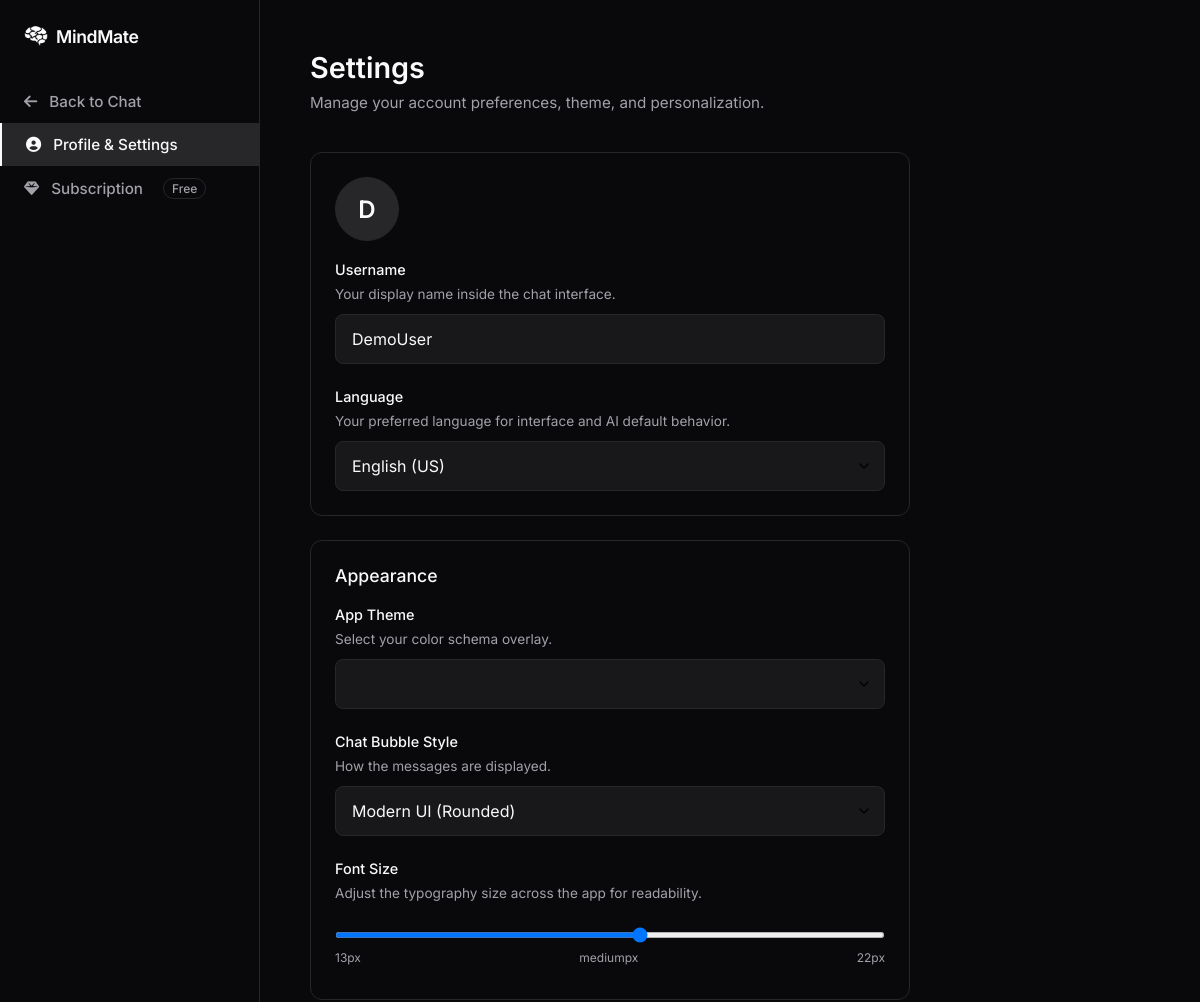
The page /profile/ (signed in, upper part) on the database as committed earlier.
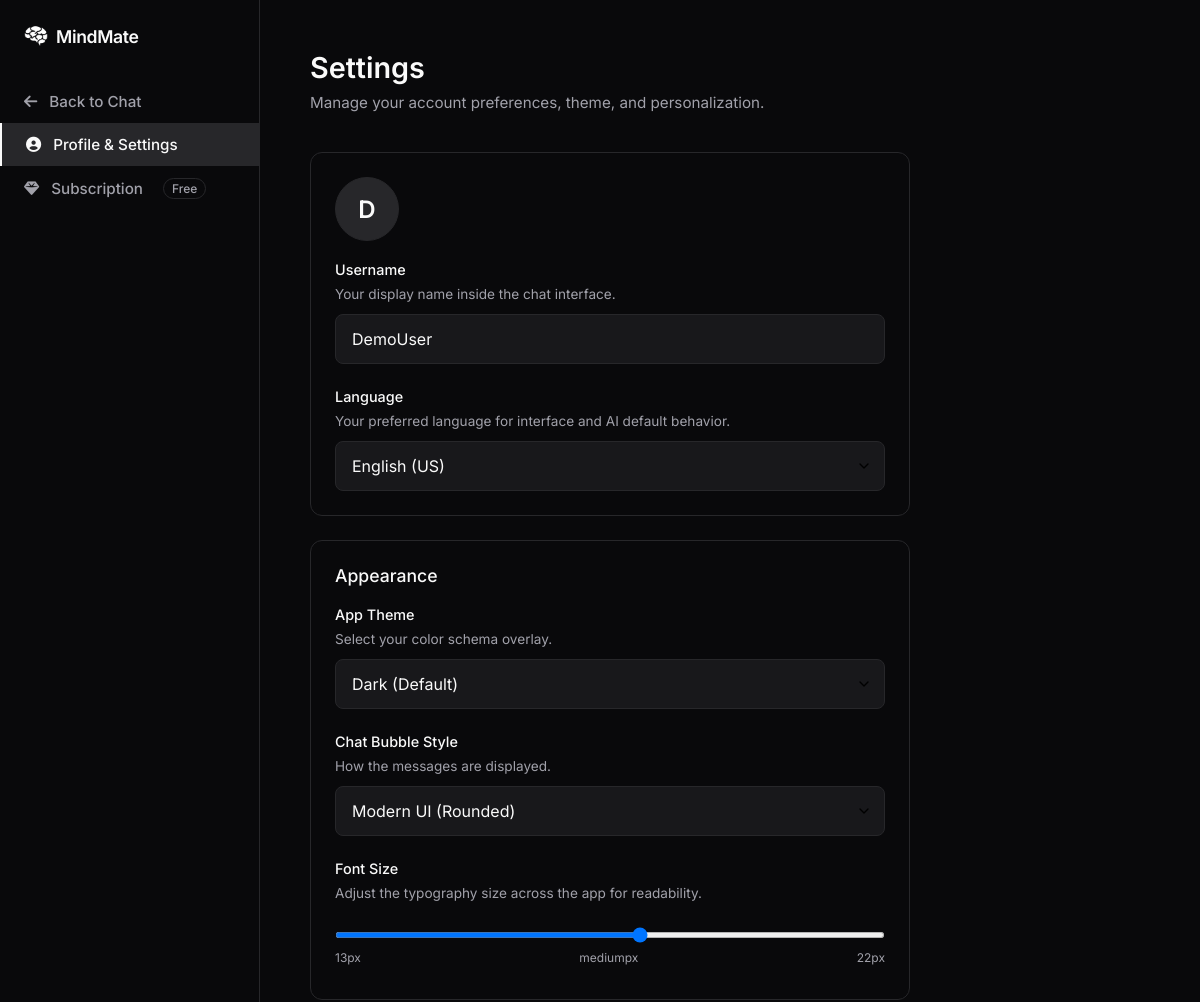
The same page on the database as committed later.
### chat/models.py (models this page shows, shortened)
class UserProfile(models.Model):
    user = models.OneToOneField(User, on_delete=models.CASCADE)
    memory_vault = models.TextField(default="[]")
    theme_preference = models.CharField(max_length=20, default="dark")
    font_size = models.CharField(max_length=10, default="medium")
    language = models.CharField(max_length=20, default="English")
    bubble_style = models.CharField(max_length=20, default="modern")

### chat/views.py (the view)
# urls.py: path('profile/', views.profile_view, name='profile'),
@csrf_exempt
@login_required(login_url='login')
def profile_view(request):
    user = request.user
    profile, _ = UserProfile.objects.get_or_create(user=user)
    return render(request, 'chat/profile.html', {'user': user, 'profile': profile})

### chat/templates/chat/profile.html (shortened to what this page needs)
<!DOCTYPE html>
{% load static %}
<html lang="en">
<head>
    <link rel="stylesheet" href="https://cdnjs.cloudflare.com/ajax/libs/font-awesome/6.4.0/css/all.min.css">
</head>
<body id="themeBody">
    <aside class="sidebar">
        <a href="{% url 'index' %}" class="logo">
            <img src="{% static 'img/logo.png' %}" alt="Logo" style="width: 24px; height: 24px; border-radius: 4px; object-fit: cover;">
            MindMate
        </a>
        <a href="{% url 'index' %}" class="nav-link">
            <i class="fas fa-arrow-left"></i> Back to Chat
        </a>
        <a href="#" class="nav-link active">
            <i class="fas fa-user-circle"></i> Profile & Settings
        </a>
        <a href="#" class="nav-link">
            <i class="fas fa-gem"></i> Subscription <span class="badge-pro">Free</span>
        </a>
    </aside>
    <main class="main-content">
        <div class="header-section">
            <h1>Settings</h1>
            <p>Manage your account preferences, theme, and personalization.</p>
        </div>
        <div id="settingsCard1" class="settings-card">
                <div class="avatar-preview" id="avatarPreview">
                    {{ user.username|make_list|first|upper }}
                </div>
                <div class="form-group">
                    <label>Username</label>
                    <span class="help-text">Your display name inside the chat interface.</span>
                    <input type="text" id="usernameInput" class="form-control" value="{{ user.username }}" required>
                </div>
                <div class="form-group">
                    <label>Language</label>
                    <span class="help-text">Your preferred language for interface and AI default behavior.</span>
                    <select id="languageSelect" class="form-control">
                        <option value="English" {% if profile.language == 'English' %}selected{% endif %}>English (US)</option>
                    </select>
                </div>
            </div>
            <div class="settings-card">
                <h3 style="margin-bottom: 20px; font-weight: 500; font-size: 1.1rem;">Appearance</h3>
                <div class="form-group">
                    <label>App Theme</label>
                    <span class="help-text">Select your color schema overlay.</span>
                    <select id="themeSelect" class="form-control">
                        <option value="dark" {% if profile.theme_preference == 'dark' %}selected{% endif %}>Dark (Default)</option>
                    </select>
                </div>
                <div class="form-group">
                    <label>Chat Bubble Style</label>
                    <span class="help-text">How the messages are displayed.</span>
                    <select id="bubbleSelect" class="form-control">
                        <option value="modern" {% if profile.bubble_style == 'modern' %}selected{% endif %}>Modern UI (Rounded)</option>
                    </select>
                </div>
                <div class="form-group" style="margin-bottom: 0;">
                    <label>Font Size</label>
                    <span class="help-text">Adjust the typography size across the app for readability.</span>
                    <div style="padding: 10px 0;">
                        <input type="range" id="fontSizeRange" min="13" max="22" class="form-control" value="{{ profile.font_size|default:'15' }}" style="padding: 0; cursor: pointer; border: none; height: 6px; background: var(--bg-hover);">
                        <div style="display:flex; justify-content:space-between; margin-top: 8px; font-size: 0.75rem; color: var(--text-secondary);">
                            <span>13px</span>
                            <span id="fontSizeLabel">{{ profile.font_size|default:'15' }}px</span>
                            <span>22px</span>
                        </div>
                    </div>
                </div>
            </div>
    </main>
</body>
</html>

### chat/templates/chat/profile.html (style rules this page uses)
:root, html[data-theme="dark"] { --bg-main: #09090b; --bg-panel: #09090b; --bg-hover: #27272a; --border-color: #27272a; --text-primary: #fafafa; --text-secondary: #a1a1aa; --focus-ring: #52525b; --accent: #fafafa; --accent-bg: #27272a; --input-bg: #18181b; }
* { box-sizing: border-box; margin: 0; padding: 0; font-family: 'Inter', sans-serif; }
body { background: var(--bg-main); color: var(--text-primary); height: 100vh; display: flex; font-size: 15px; -webkit-font-smoothing: antialiased; }
.sidebar { width: 260px; height: 100%; border-right: 1px solid var(--border-color); background: var(--bg-main); display: flex; flex-direction: column; padding: 24px 0; }
.logo { font-size: 1.1rem; font-weight: 600; letter-spacing: -0.02em; padding: 0 24px 32px; display: flex; align-items: center; gap: 8px; text-decoration: none; color: var(--text-primary); }
.nav-link { padding: 12px 24px; color: var(--text-secondary); text-decoration: none; font-weight: 500; font-size: 0.95rem; display: flex; align-items: center; gap: 12px; transition: all 0.2s; }
.nav-link.active { color: var(--text-primary); border-left: 2px solid var(--text-primary); background: var(--bg-hover); }
.main-content { flex: 1; padding: 50px; overflow-y: auto; }
.header-section { margin-bottom: 40px; max-width: 600px; }
.header-section h1 { font-size: 1.8rem; font-weight: 600; margin-bottom: 8px; }
.header-section p { color: var(--text-secondary); font-size: 0.95rem; }
.settings-card { background: var(--bg-panel); border: 1px solid var(--border-color); border-radius: 12px; padding: 24px; max-width: 600px; margin-bottom: 24px; }
.form-group { margin-bottom: 24px; }
.form-group:last-child { margin-bottom: 0; }
.form-group label { display: block; margin-bottom: 8px; font-size: 0.9rem; font-weight: 500; color: var(--text-primary); }
.form-group .help-text { display: block; margin-bottom: 12px; font-size: 0.85rem; color: var(--text-secondary); }
.form-control { width: 100%; padding: 14px 16px; background: var(--input-bg); border: 1px solid var(--border-color); border-radius: 8px; color: var(--text-primary); font-size: 1rem; outline: none; transition: border-color 0.2s; }
select.form-control { appearance: none; background-repeat: no-repeat; background-position: right 12px center; background-size: 16px; padding-right: 40px; }
.avatar-preview { width: 64px; height: 64px; background: var(--accent-bg); border-radius: 50%; display: flex; align-items: center; justify-content: center; font-size: 1.5rem; font-weight: 600; color: var(--text-primary); margin-bottom: 20px; border: 1px solid var(--border-color); }
.badge-pro { background: transparent; border: 1px solid var(--border-color); padding: 2px 8px; border-radius: 12px; font-size: 0.75rem; vertical-align: middle; margin-left: 8px; color: var(--text-secondary); }

Rows that differ between the two databases and show on the page:
changed UserProfile "medium": theme_preference (not shown) → "Dark (Default)"
